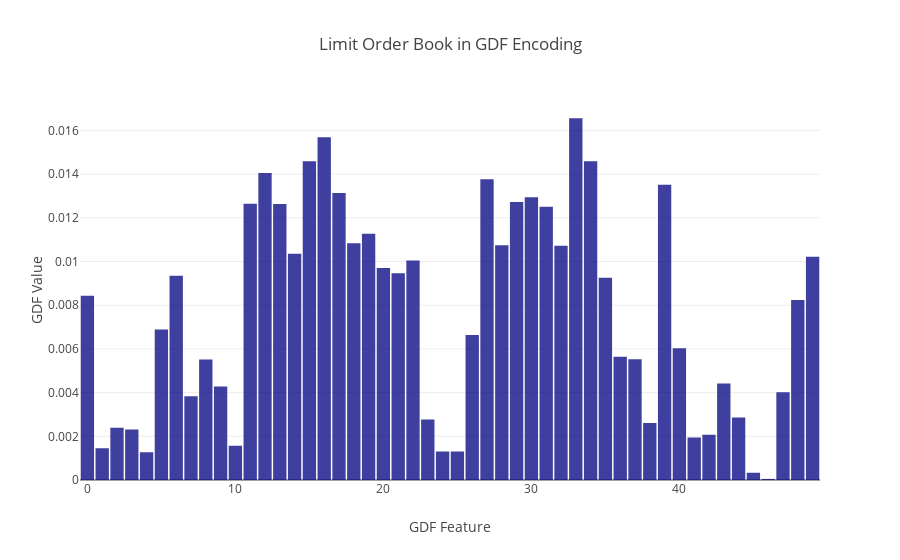

The notebook cell saved with this chart:
### Code cell
gdf_features = np.empty(K)
for k in range(K):
    gdf_features[k] = gdf_representation(buy_orders, sell_orders, gdfs[k, :])

plot_gdf_features(gdf_features)

### Figure 1 — Plotly figure (JSON) as saved in the notebook; plotly's stock layout.template omitted (floating-point values rounded to 4 significant figures)
{"data": [{"marker": {"color": "rgb(0, 0, 128)", "line": {"color": "rgb(0, 0, 128)", "width": 1.5}}, "name": "GDF Features", "opacity": 0.75, "type": "bar", "uid": "fff8a64c-adcf-467e-bc5a-35f8d167b124", "x": [0, 1, 2, 3, 4, 5, 6, 7, 8, 9, 10, 11, 12, 13, 14, 15, 16, 17, 18, 19, 20, 21, 22, 23, 24, 25, 26, 27, 28, 29, 30, 31, 32, 33, 34, 35, 36, 37, 38, 39, 40, 41, 42, 43, 44, 45, 46, 47, 48, 49], "y": [0.008398, 0.001421, 0.002362, 0.002275, 0.001232, 0.006859, 0.009317, 0.003796, 0.005484, 0.004241, 0.001528, 0.0126, 0.01402, 0.01259, 0.01032, 0.01455, 0.01566, 0.0131, 0.0108, 0.01123, 0.009665, 0.009427, 0.01001, 0.002738, 0.001276, 0.001276, 0.006601, 0.01373, 0.01071, 0.01269, 0.01291, 0.01247, 0.01069, 0.01652, 0.01455, 0.009221, 0.005602, 0.005494, 0.002576, 0.01348, 0.005996, 0.001908, 0.002036, 0.004378, 0.002829, 0.0003019, 1.501e-05, 0.003984, 0.0082, 0.01019]}], "layout": {"showlegend": false, "title": "Limit Order Book in GDF Encoding", "xaxis": {"title": "GDF Feature"}, "yaxis": {"title": "GDF Value"}}}
